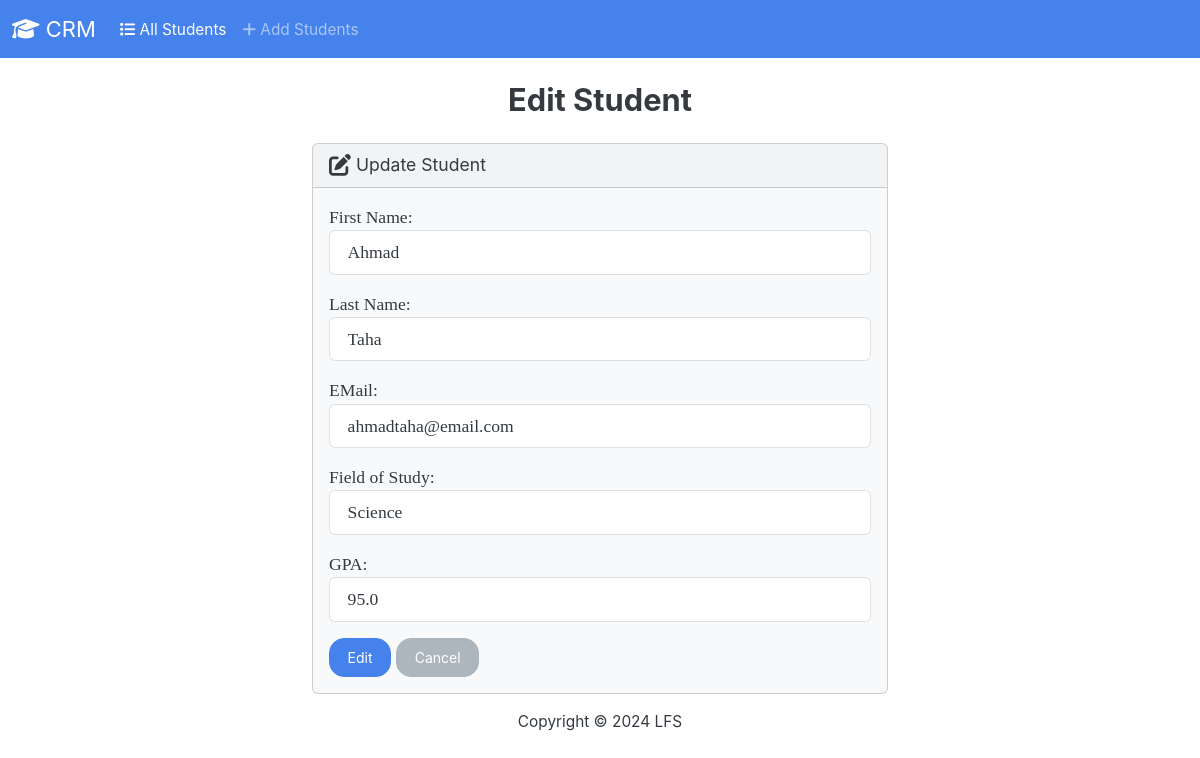
The app's page /crm/edit/4 with its own data.
### crm/models.py (models this page shows, shortened)
class Student(models.Model):
    first_name = models.CharField(max_length=50)
    last_name = models.CharField(max_length=50)
    email = models.EmailField(max_length=100)
    field_of_study = models.CharField(max_length=50)
    gpa = models.FloatField()

### crm/views.py (the view)
# urls.py: path("edit/<int:id>", views.Edit, name='edit'),
def Edit(request, id):
    if request.method == 'POST':
        student = Student.objects.get(pk=id)
        form = StudentForm(request.POST, instance=student)
        if form.is_valid():
            form.save()
        return render(request, 'crm/edit.html', {'form': form, 'success': True})
    else:
        student = Student.objects.get(pk=id)
        form = StudentForm(instance=student)
    return render(request, 'crm/edit.html', {'form': form})

### crm/forms.py
class StudentForm(forms.ModelForm):
    class Meta:
        model =Student
        fields = ['first_name', 'last_name', 'email', 'field_of_study', 'gpa']
        labels = {
            'first_name': 'First Name',
            'last_name': 'Last Name',
            'email': 'EMail',
            'field_of_study': 'Field of Study',
            'gpa': 'GPA'
        }
        widgets = {
            'first_name': forms.TextInput(attrs={'class': 'form-control'}),
            'last_name': forms.TextInput(attrs={'class': 'form-control'}),
            'email': forms.EmailInput(attrs={'class': 'form-control'}),
            'field_of_study': forms.TextInput(attrs={'class': 'form-control'}),
            'gpa': forms.NumberInput(attrs={'class': 'form-control'}),
        }

### crm/templates/crm/edit.html (shortened to what this page needs)
{% extends "crm/layout.html" %}
{% block edit %}
<h3 class="text-center m-4">Edit Student</h3>
{% if success %}
<div class="alert alert-success" role="alert">
    Edited Successfully
    <a href={% url "index" %} class='alert-link'> Go to Home Page.</a>
</div>
{% else %}
<div class="row justify-content-center">
    <div class="col-6">
        <div class="card bg-light mb-3" >
            <div class="card-header"><i class="fa-solid fa-pen-to-square fa-lg"></i> Update Student</div>
            <div class="card-body">
              <form action="" method='POST'>
                {{form.as_p}}
                <button type='submit' class='btn btn-primary'>Edit</button>
                <a href="{% url 'index' %}" class='btn btn-secondary'>Cancel</a>
              </form>
            </div>
          </div>
    </div>
</div>
{% endif %}
{% endblock edit %}

### records on screen
Student: first_name "Ahmad", last_name "Taha", email "ahmadtaha@email.com", field_of_study "Science", gpa "95.0"
